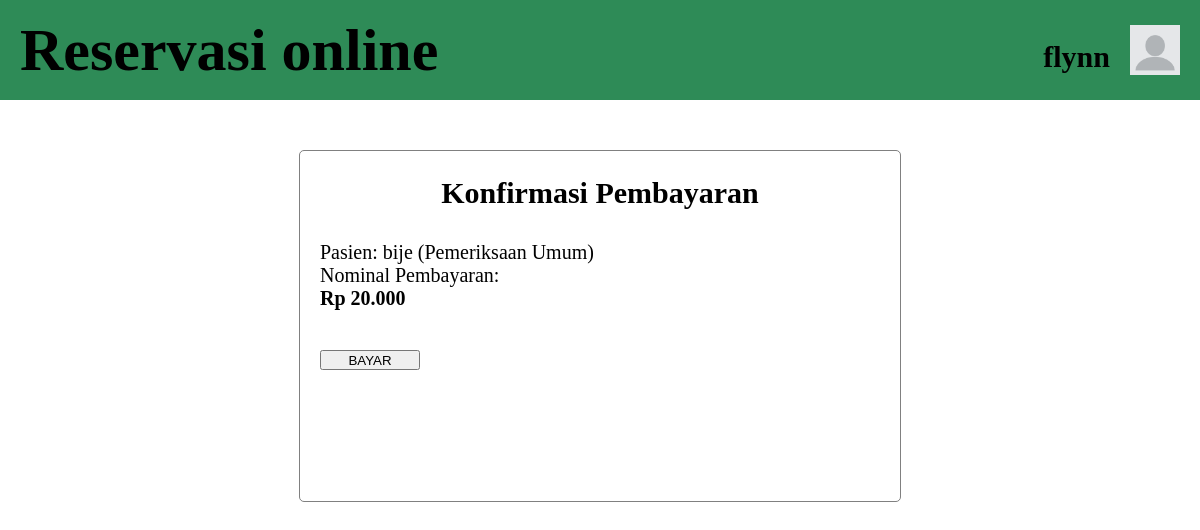
The page /pembayaran.php?id=16 (signed in) on the database its author committed.
### tables this page shows
CREATE TABLE `pengguna` (
  `id` bigint(20) NOT NULL,
  `nama` varchar(255) NOT NULL,
  `email` varchar(255) NOT NULL,
  `no_hp` varchar(20) NOT NULL,
  `password` varchar(255) NOT NULL,
  `foto_profil` varchar(255) NOT NULL
);

CREATE TABLE `reservasi` (
  `id` bigint(20) NOT NULL,
  `pengguna_id` bigint(20) NOT NULL,
  `nama` varchar(255) NOT NULL,
  `tanggal_lahir` date NOT NULL,
  `jenis_kelamin` varchar(20) NOT NULL,
  `dibuat_pada` timestamp NOT NULL DEFAULT current_timestamp() ON UPDATE current_timestamp(),
  `layanan_lokasi_id` bigint(20) NOT NULL,
  `jam_mulai` time NOT NULL,
  `jam_selesai` time NOT NULL,
  `jadwal` date NOT NULL,
  `status_pembayaran` tinyint(1) NOT NULL
);

CREATE TABLE `layanan` (
  `id` bigint(20) NOT NULL,
  `nama` varchar(255) NOT NULL
);

CREATE TABLE `layanan_lokasi` (
  `id` bigint(20) NOT NULL,
  `lokasi_id` bigint(20) NOT NULL,
  `layanan_id` bigint(20) NOT NULL,
  `harga` bigint(20) NOT NULL,
  `durasi_menit` int(11) NOT NULL,
  `aktif` tinyint(1) NOT NULL
);

### pembayaran.php (the view, shortened to what this page needs)
<?php
    include("connect.php");
    $penggunaId = $_SESSION["pengguna_id"];
    $reservasiId = $_GET["id"];
    $queryDetail = mysqli_query($connect,
    "SELECT reservasi.nama AS nama_pasien,
    layanan.nama AS nama_layanan,
    layanan_lokasi.harga FROM reservasi
    JOIN layanan_lokasi ON reservasi.layanan_lokasi_id = layanan_lokasi.id
    JOIN layanan ON layanan_lokasi.layanan_id = layanan.id
    WHERE reservasi.id = '$reservasiId'
    AND reservasi.pengguna_id = '$penggunaId'") or die(mysqli_error($connect));
    $detail = mysqli_fetch_assoc($queryDetail);
?>
<!DOCTYPE html>
<html lang="en">
<head>
    <link rel="stylesheet" href="style.css">
</head>
<body>
    <?php include("header.php") ?>
    <div id="kotakInput">
        <h2>Konfirmasi Pembayaran</h2>
        <div style="display: flex;">
            <p id="nominal">
                Pasien: <?= $detail["nama_pasien"]; ?>
                (<?= $detail["nama_layanan"]; ?>) <br>
                Nominal Pembayaran: <br>
                <strong>Rp <?=number_format($detail["harga"], 0, ",", "."); ?></strong>
            </p>
        </div>
        <form method="POST">
            <input type="submit" name="bayar" value="BAYAR">
        </form>
    </div>
</body>
</html>

### header.php (shortened to what this page needs)
<?php
    include_once("connect.php");
    $namaHeader = "";
    $fotoHeader = "gambar/foto_profil/default.png";
    if(isset($_SESSION["pengguna_id"])){
        $idHeader = $_SESSION["pengguna_id"];
        $queryHeader = mysqli_query($connect, "SELECT * FROM pengguna WHERE id = '$idHeader'") or die(mysqli_error($connect));
        if($userHeader = mysqli_fetch_assoc($queryHeader)){
            $namaHeader = $userHeader["nama"];
        }
    }
?>
<head>
    <link rel="stylesheet" href="style.css">
</head>
<header>
    <h1 class="judulUtamaHeader">Reservasi online</h1>
    <div class="profilPenggunaHeader">
        <h2 style="margin-right: 20px; transform: translateY(-50%);"><?= $namaHeader; ?></h2>
        <a href="profil.php"><img src="<?= $fotoHeader; ?>" id="fotoProfilHeader"></a>
    </div>
</header>

### style.css (style rules this page uses)
body { margin: 0px; }
header { display: flex; background-color: seagreen; position: relative; height: 100px; }
a { text-decoration: none; color: inherit; }
.judulUtamaHeader { font-size: 60px; position: absolute; left: 0; top: 50%; margin: 0px 0px 0px 20px; transform: translateY(-50%); }
.profilPenggunaHeader { display: flex; position: absolute; height: 50px; right: 0; top: 50%; transform: translateY(-50%); margin-right: 20px; }
#fotoProfilHeader { width: 50px; height: 50px; }

### pembayaran.php (style rules this page uses)
#kotakInput { margin-top: 50px; width: 600px; height: 350px; border-radius: 5px; border: 1px solid gray; justify-self: center; }
#nominal { margin-left: 20px; font-size: 20px; }
h2 { height: 20px; justify-self: center; font-size: 30px; }
input { margin: 20px 0px 20px 20px; width: 100px; height: 20px; }

### rows shown on the page
pengguna: nama "flynn"
reservasi: nama "bije", layanan.nama "Pemeriksaan Umum", layanan_lokasi.harga "20.000"
